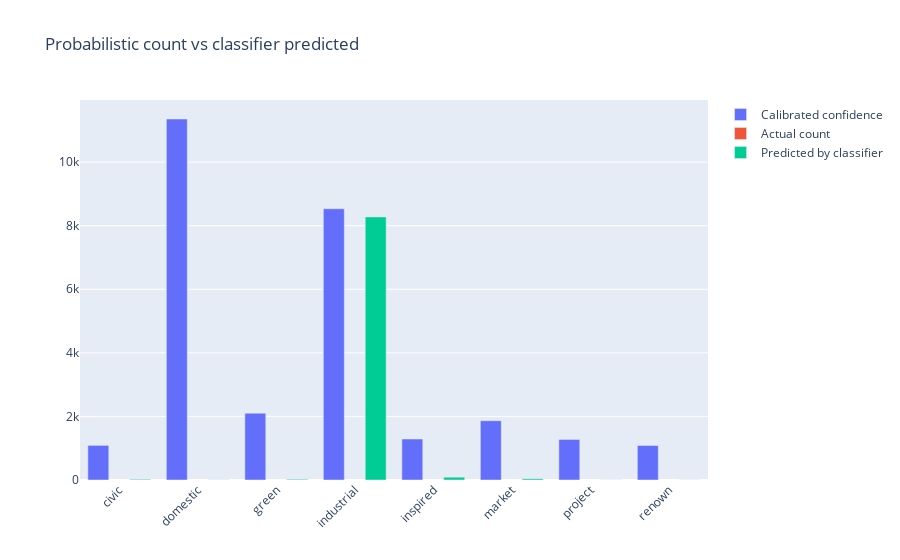
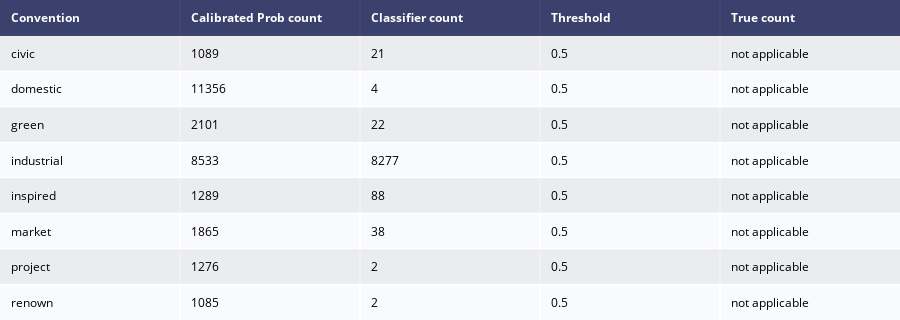

Notebook code for these charts, in order:
### Markdown cell above
# Classify Senmantic Scholar data with latest model

### Code cell
ss_analysis_df = analyze_ss(SS_GIT,  _thresholds, _tokenizer['tokenizer'], _DLModels, _DLModelsIsotonicRegression, model_helpers)

### Figure 1 — Plotly figure (JSON) as saved in the notebook; plotly's stock layout.template omitted (floating-point values rounded to 4 significant figures)
{"data": [{"name": "Calibrated confidence", "textposition": "auto", "type": "bar", "x": ["civic", "domestic", "green", "industrial", "inspired", "market", "project", "renown"], "y": [1089, 11356, 2101, 8533, 1289, 1865, 1276, 1085]}, {"name": "Actual count", "textposition": "auto", "type": "bar", "x": ["civic", "domestic", "green", "industrial", "inspired", "market", "project", "renown"], "y": ["not applicable", "not applicable", "not applicable", "not applicable", "not applicable", "not applicable", "not applicable", "not applicable"]}, {"name": "Predicted by classifier", "textposition": "auto", "type": "bar", "x": ["civic", "domestic", "green", "industrial", "inspired", "market", "project", "renown"], "y": [21, 4, 22, 8277, 88, 38, 2, 2]}], "layout": {"barmode": "group", "title": {"text": "Probabilistic count vs classifier predicted"}, "xaxis": {"tickangle": -45}}}

### Figure 2 — Plotly figure (JSON) as saved in the notebook; plotly's stock layout.template omitted (floating-point values rounded to 4 significant figures)
{"data": [{"colorscale": [[0, "#00083e"], [0.5, "#ededee"], [1, "#ffffff"]], "hoverinfo": "none", "opacity": 0.75, "showscale": false, "type": "heatmap", "z": [[0, 0, 0, 0, 0], [0.5, 0.5, 0.5, 0.5, 0.5], [1, 1, 1, 1, 1], [0.5, 0.5, 0.5, 0.5, 0.5], [1, 1, 1, 1, 1], [0.5, 0.5, 0.5, 0.5, 0.5], [1, 1, 1, 1, 1], [0.5, 0.5, 0.5, 0.5, 0.5], [1, 1, 1, 1, 1]]}], "layout": {"annotations": [{"align": "left", "font": {"color": "#ffffff"}, "showarrow": false, "text": "<b>Convention</b>", "x": -0.45, "xanchor": "left", "xref": "x", "y": 0, "yref": "y"}, {"align": "left", "font": {"color": "#ffffff"}, "showarrow": false, "text": "<b>Calibrated Prob count</b>", "x": 0.55, "xanchor": "left", "xref": "x", "y": 0, "yref": "y"}, {"align": "left", "font": {"color": "#ffffff"}, "showarrow": false, "text": "<b>Classifier count</b>", "x": 1.55, "xanchor": "left", "xref": "x", "y": 0, "yref": "y"}, {"align": "left", "font": {"color": "#ffffff"}, "showarrow": false, "text": "<b>Threshold</b>", "x": 2.55, "xanchor": "left", "xref": "x", "y": 0, "yref": "y"}, {"align": "left", "font": {"color": "#ffffff"}, "showarrow": false, "text": "<b>True count</b>", "x": 3.55, "xanchor": "left", "xref": "x", "y": 0, "yref": "y"}, {"align": "left", "font": {"color": "#000000"}, "showarrow": false, "text": "civic", "x": -0.45, "xanchor": "left", "xref": "x", "y": 1, "yref": "y"}, {"align": "left", "font": {"color": "#000000"}, "showarrow": false, "text": "1089", "x": 0.55, "xanchor": "left", "xref": "x", "y": 1, "yref": "y"}, {"align": "left", "font": {"color": "#000000"}, "showarrow": false, "text": "21", "x": 1.55, "xanchor": "left", "xref": "x", "y": 1, "yref": "y"}, {"align": "left", "font": {"color": "#000000"}, "showarrow": false, "text": "0.5", "x": 2.55, "xanchor": "left", "xref": "x", "y": 1, "yref": "y"}, {"align": "left", "font": {"color": "#000000"}, "showarrow": false, "text": "not applicable", "x": 3.55, "xanchor": "left", "xref": "x", "y": 1, "yref": "y"}, {"align": "left", "font": {"color": "#000000"}, "showarrow": false, "text": "domestic", "x": -0.45, "xanchor": "left", "xref": "x", "y": 2, "yref": "y"}, {"align": "left", "font": {"color": "#000000"}, "showarrow": false, "text": "11356", "x": 0.55, "xanchor": "left", "xref": "x", "y": 2, "yref": "y"}, {"align": "left", "font": {"color": "#000000"}, "showarrow": false, "text": "4", "x": 1.55, "xanchor": "left", "xref": "x", "y": 2, "yref": "y"}, {"align": "left", "font": {"color": "#000000"}, "showarrow": false, "text": "0.5", "x": 2.55, "xanchor": "left", "xref": "x", "y": 2, "yref": "y"}, {"align": "left", "font": {"color": "#000000"}, "showarrow": false, "text": "not applicable", "x": 3.55, "xanchor": "left", "xref": "x", "y": 2, "yref": "y"}, {"align": "left", "font": {"color": "#000000"}, "showarrow": false, "text": "green", "x": -0.45, "xanchor": "left", "xref": "x", "y": 3, "yref": "y"}, {"align": "left", "font": {"color": "#000000"}, "showarrow": false, "text": "2101", "x": 0.55, "xanchor": "left", "xref": "x", "y": 3, "yref": "y"}, {"align": "left", "font": {"color": "#000000"}, "showarrow": false, "text": "22", "x": 1.55, "xanchor": "left", "xref": "x", "y": 3, "yref": "y"}, {"align": "left", "font": {"color": "#000000"}, "showarrow": false, "text": "0.5", "x": 2.55, "xanchor": "left", "xref": "x", "y": 3, "yref": "y"}, {"align": "left", "font": {"color": "#000000"}, "showarrow": false, "text": "not applicable", "x": 3.55, "xanchor": "left", "xref": "x", "y": 3, "yref": "y"}, {"align": "left", "font": {"color": "#000000"}, "showarrow": false, "text": "industrial", "x": -0.45, "xanchor": "left", "xref": "x", "y": 4, "yref": "y"}, {"align": "left", "font": {"color": "#000000"}, "showarrow": false, "text": "8533", "x": 0.55, "xanchor": "left", "xref": "x", "y": 4, "yref": "y"}, {"align": "left", "font": {"color": "#000000"}, "showarrow": false, "text": "8277", "x": 1.55, "xanchor": "left", "xref": "x", "y": 4, "yref": "y"}, {"align": "left", "font": {"color": "#000000"}, "showarrow": false, "text": "0.5", "x": 2.55, "xanchor": "left", "xref": "x", "y": 4, "yref": "y"}, {"align": "left", "font": {"color": "#000000"}, "showarrow": false, "text": "not applicable", "x": 3.55, "xanchor": "left", "xref": "x", "y": 4, "yref": "y"}, {"align": "left", "font": {"color": "#000000"}, "showarrow": false, "text": "inspired", "x": -0.45, "xanchor": "left", "xref": "x", "y": 5, "yref": "y"}, {"align": "left", "font": {"color": "#000000"}, "showarrow": false, "text": "1289", "x": 0.55, "xanchor": "left", "xref": "x", "y": 5, "yref": "y"}, {"align": "left", "font": {"color": "#000000"}, "showarrow": false, "text": "88", "x": 1.55, "xanchor": "left", "xref": "x", "y": 5, "yref": "y"}, {"align": "left", "font": {"color": "#000000"}, "showarrow": false, "text": "0.5", "x": 2.55, "xanchor": "left", "xref": "x", "y": 5, "yref": "y"}, {"align": "left", "font": {"color": "#000000"}, "showarrow": false, "text": "not applicable", "x": 3.55, "xanchor": "left", "xref": "x", "y": 5, "yref": "y"}, {"align": "left", "font": {"color": "#000000"}, "showarrow": false, "text": "market", "x": -0.45, "xanchor": "left", "xref": "x", "y": 6, "yref": "y"}, {"align": "left", "font": {"color": "#000000"}, "showarrow": false, "text": "1865", "x": 0.55, "xanchor": "left", "xref": "x", "y": 6, "yref": "y"}, {"align": "left", "font": {"color": "#000000"}, "showarrow": false, "text": "38", "x": 1.55, "xanchor": "left", "xref": "x", "y": 6, "yref": "y"}, {"align": "left", "font": {"color": "#000000"}, "showarrow": false, "text": "0.5", "x": 2.55, "xanchor": "left", "xref": "x", "y": 6, "yref": "y"}, {"align": "left", "font": {"color": "#000000"}, "showarrow": false, "text": "not applicable", "x": 3.55, "xanchor": "left", "xref": "x", "y": 6, "yref": "y"}, {"align": "left", "font": {"color": "#000000"}, "showarrow": false, "text": "project", "x": -0.45, "xanchor": "left", "xref": "x", "y": 7, "yref": "y"}, {"align": "left", "font": {"color": "#000000"}, "showarrow": false, "text": "1276", "x": 0.55, "xanchor": "left", "xref": "x", "y": 7, "yref": "y"}, {"align": "left", "font": {"color": "#000000"}, "showarrow": false, "text": "2", "x": 1.55, "xanchor": "left", "xref": "x", "y": 7, "yref": "y"}, {"align": "left", "font": {"color": "#000000"}, "showarrow": false, "text": "0.5", "x": 2.55, "xanchor": "left", "xref": "x", "y": 7, "yref": "y"}, {"align": "left", "font": {"color": "#000000"}, "showarrow": false, "text": "not applicable", "x": 3.55, "xanchor": "left", "xref": "x", "y": 7, "yref": "y"}, {"align": "left", "font": {"color": "#000000"}, "showarrow": false, "text": "renown", "x": -0.45, "xanchor": "left", "xref": "x", "y": 8, "yref": "y"}, {"align": "left", "font": {"color": "#000000"}, "showarrow": false, "text": "1085", "x": 0.55, "xanchor": "left", "xref": "x", "y": 8, "yref": "y"}, {"align": "left", "font": {"color": "#000000"}, "showarrow": false, "text": "2", "x": 1.55, "xanchor": "left", "xref": "x", "y": 8, "yref": "y"}, {"align": "left", "font": {"color": "#000000"}, "showarrow": false, "text": "0.5", "x": 2.55, "xanchor": "left", "xref": "x", "y": 8, "yref": "y"}, {"align": "left", "font": {"color": "#000000"}, "showarrow": false, "text": "not applicable", "x": 3.55, "xanchor": "left", "xref": "x", "y": 8, "yref": "y"}], "height": 320, "margin": {"b": 0, "l": 0, "r": 0, "t": 0}, "xaxis": {"dtick": 1, "gridwidth": 2, "showticklabels": false, "tick0": -0.5, "ticks": "", "zeroline": false}, "yaxis": {"autorange": "reversed", "dtick": 1, "gridwidth": 2, "showticklabels": false, "tick0": 0.5, "ticks": "", "zeroline": false}}}
